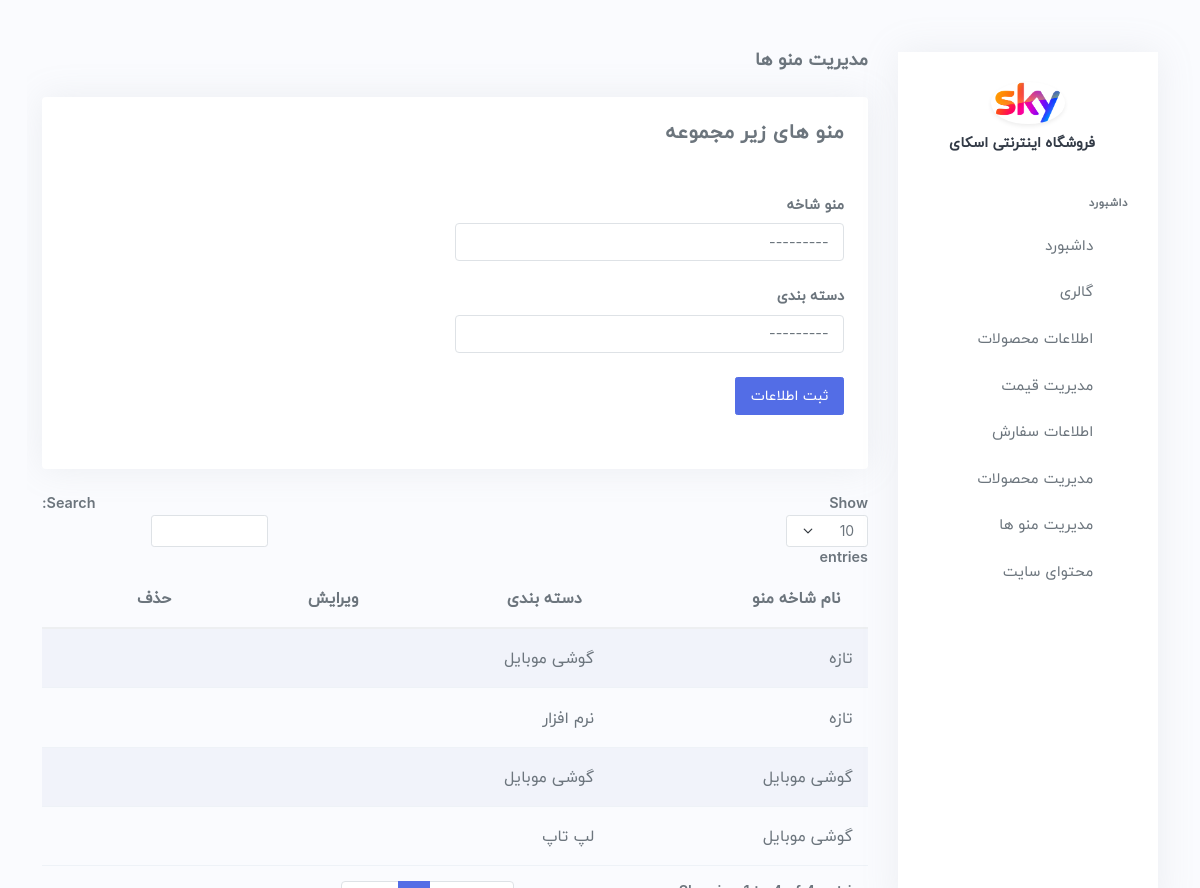
The page /dashboard/submenu on the database its author committed.
### product/models.py (models this page shows, shortened)
class submenu(models.Model):
    selectmenu = models.ForeignKey(menu , on_delete=models.CASCADE)
    category = models.ForeignKey(subcategory , on_delete=models.CASCADE)
    def __str__(self):
        return self.category.name

class menu(models.Model):
    tree = models.ForeignKey(treemenu , on_delete=models.CASCADE)
    name = models.CharField(max_length=150)
    def __str__(self):
        return self.name

class subcategory(models.Model):
    category = models.ForeignKey(maincategory , on_delete=models.CASCADE)
    name = models.CharField(max_length=150)
    showindexpage = models.BooleanField(default=0)
    image = models.ForeignKey(images, null=True, on_delete=models.SET_DEFAULT, default=image_not_found)
    descriptions = models.TextField(max_length=450)
    keywords = models.CharField(max_length=150)
    tags = models.CharField(max_length=150)
    def __str__(self):
        return self.name

### product/views.py (the view)
# urls.py: path("submenu" , product.views.manage_sub_menu , name = "submenu"),
def manage_sub_menu(request ):
    form = sub_menu()
    datas = submenu.objects.all() or False
    content = {
        'title': "مدیریت منو ها",
        'form': form,
        'datas': datas,
    }
    return render(request, "dashboard/submenu.html", content)

### product/forms.py
class sub_menu(forms.ModelForm):
    selectmenu = forms.ModelChoiceField(error_messages={"required": "لطفا یک منوی را انتخاب کنید"},queryset=menu.objects.all(),widget=(forms.Select(attrs={'class': 'form-control'})))
    category = forms.ModelChoiceField(queryset=(subcategory.objects.all()),widget=(forms.Select(attrs={'class': 'form-control'})))
    class Meta:
        model = submenu
        fields = ('selectmenu','category')

### templates/dashboard/submenu.html (shortened to what this page needs)
﻿{% extends 'dashboard/base.html' %}
{% load static %}
{% block pagetitle %}
    {{ title }}
{% endblock %}
{% block mainform %}
    <div class="row">
        <div class="col-12">
            <div class="card">
                <div class="card-body">
                    <h1 style="font-size: 20px" class="header-title">منو های زیر مجموعه </h1>
                    <br>
                    <br>
                    <form method="post">
                        <div class="mb-3">
                            <label class="form-label">منو شاخه</label>
                            {{ form.selectmenu}}
                        </div>
                        <div class="mb-3">
                            <label class="form-label">دسته بندی</label>
                            {{ form.category }}
                        </div>
                        <p type="submit" class="btn btn-primary">ثبت اطلاعات</p>
                    </form>
                </div>
            </div>
        </div>
    </div>
{%  endblock %}
{% block tables %}
    {% if datas %}
        <table id="basic-datatable" class="table dt-responsive nowrap w-100">
            <thead>
            <tr>
                <th>نام شاخه منو</th>
                <th>دسته بندی</th>
                <th>ویرایش</th>
                <th>حذف</th>
            </tr>
            </thead>
            <tbody class="grid" >
            {% for data in datas %}
                <tr>
                    <td id="submenu{{ data.id}}">{{ data.selectmenu }}</td>
                    <td id="category{{ data.id}}">{{ data }}</td>
                    <td><i data="{{ data.id}}" selectmenu="{{ data.selectmenu.id }}" category="{{ data.category.id }}" class="mdi mdi-file-edit"></i></td>
                    <td><i data="{{ data.id}}" class="mdi mdi-delete"></i></td>
                </tr>
            {% endfor %}
            </tbody>
        </table>
    {% endif %}
{% endblock %}

### templates/dashboard/submenu.html (style rules this page uses)
.form-control { width: 50%; }
.mdi { font-size: 22px; cursor: pointer; }

### rows shown on the page
submenu: selectmenu "گوشی موبایل", category.name "گوشی موبایل"
submenu: selectmenu "گوشی موبایل", category.name "لپ تاپ"
submenu: selectmenu "تازه", category.name "گوشی موبایل"
submenu: selectmenu "تازه", category.name "نرم افزار"

### other values the page prints
{{ title }} "مدیریت منو ها"
